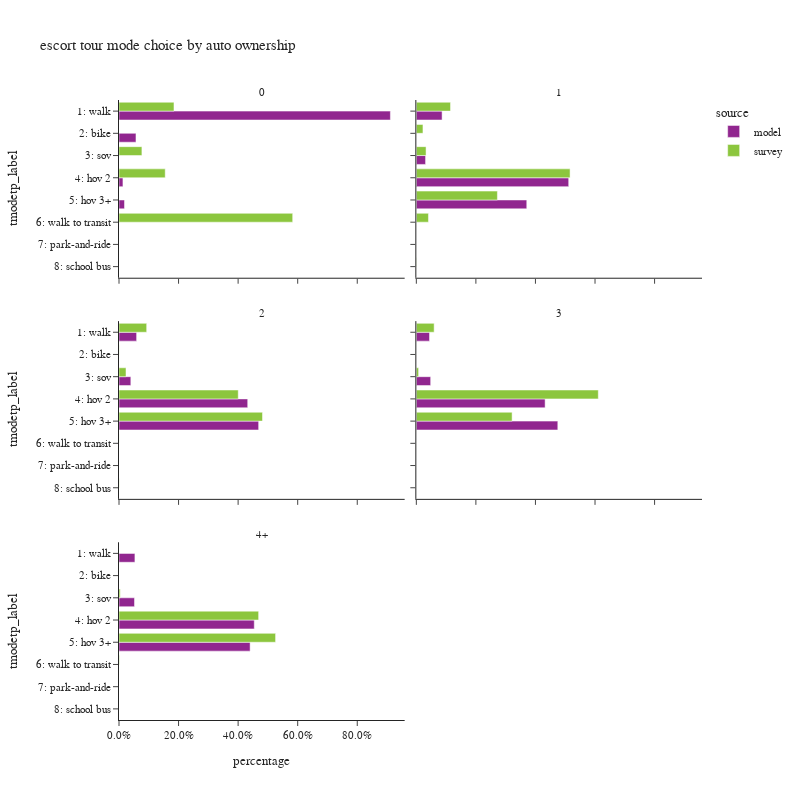

The notebook cell this image was saved under:
### Code cell
plot_mode_choice(es_tour.loc[es_tour['auto_ownership_4+']!="-1"],
                 "auto_ownership_4+",
                 {"auto_ownership_4+":["0","1","2","3","4+"],
                  "tmodetp_label":["1: walk","2: bike","3: sov","4: hov 2","5: hov 3+","6: walk to transit",
                                   "7: park-and-ride","8: school bus","9: other–survey only"]},
                 "auto ownership",2,800)

### Figure 1 — Plotly figure (JSON) as saved in the notebook; plotly's stock layout.template omitted (floating-point values rounded to 4 significant figures)
{"data": [{"alignmentgroup": "True", "customdata": [[73747], [4614], [1071], [1496]], "hovertemplate": "source=model<br>auto_ownership_4+=0<br>percentage=%{x}<br>tmodetp_label=%{y}<br>sample count=%{customdata[0]}<extra></extra>", "legendgroup": "model", "marker": {"color": "#91268F", "pattern": {"shape": ""}}, "name": "model", "offsetgroup": "model", "orientation": "h", "showlegend": true, "textposition": "auto", "type": "bar", "x": [0.9113, 0.05701, 0.01323, 0.01849], "xaxis": "x5", "y": ["1: walk", "2: bike", "4: hov 2", "5: hov 3+"], "yaxis": "y5"}, {"alignmentgroup": "True", "customdata": [[4], [1], [1], [4]], "hovertemplate": "source=survey<br>auto_ownership_4+=0<br>percentage=%{x}<br>tmodetp_label=%{y}<br>sample count=%{customdata[0]}<extra></extra>", "legendgroup": "survey", "marker": {"color": "#8CC63E", "pattern": {"shape": ""}}, "name": "survey", "offsetgroup": "survey", "orientation": "h", "showlegend": true, "textposition": "auto", "type": "bar", "x": [0.1846, 0.07694, 0.1552, 0.5832], "xaxis": "x5", "y": ["1: walk", "3: sov", "4: hov 2", "6: walk to transit"], "yaxis": "y5"}, {"alignmentgroup": "True", "customdata": [[17602], [3], [6313], [104112], [75462]], "hovertemplate": "source=model<br>auto_ownership_4+=1<br>percentage=%{x}<br>tmodetp_label=%{y}<br>sample count=%{customdata[0]}<extra></extra>", "legendgroup": "model", "marker": {"color": "#91268F", "pattern": {"shape": ""}}, "name": "model", "offsetgroup": "model", "orientation": "h", "showlegend": false, "textposition": "auto", "type": "bar", "x": [0.0865, 1.474e-05, 0.03102, 0.5116, 0.3708], "xaxis": "x6", "y": ["1: walk", "2: bike", "3: sov", "4: hov 2", "5: hov 3+"], "yaxis": "y6"}, {"alignmentgroup": "True", "customdata": [[40], [7], [13], [96], [55], [4], [2]], "hovertemplate": "source=survey<br>auto_ownership_4+=1<br>percentage=%{x}<br>tmodetp_label=%{y}<br>sample count=%{customdata[0]}<extra></extra>", "legendgroup": "survey", "marker": {"color": "#8CC63E", "pattern": {"shape": ""}}, "name": "survey", "offsetgroup": "survey", "orientation": "h", "showlegend": false, "textposition": "auto", "type": "bar", "x": [0.1148, 0.02227, 0.03268, 0.5162, 0.2722, 0.04074, 0.00104], "xaxis": "x6", "y": ["1: walk", "2: bike", "3: sov", "4: hov 2", "5: hov 3+", "6: walk to transit", "8: school bus"], "yaxis": "y6"}, {"alignmentgroup": "True", "customdata": [[18567], [9], [12458], [135592], [147120]], "hovertemplate": "source=model<br>auto_ownership_4+=2<br>percentage=%{x}<br>tmodetp_label=%{y}<br>sample count=%{customdata[0]}<extra></extra>", "legendgroup": "model", "marker": {"color": "#91268F", "pattern": {"shape": ""}}, "name": "model", "offsetgroup": "model", "orientation": "h", "showlegend": false, "textposition": "auto", "type": "bar", "x": [0.05918, 2.869e-05, 0.03971, 0.4322, 0.4689], "xaxis": "x3", "y": ["1: walk", "2: bike", "3: sov", "4: hov 2", "5: hov 3+"], "yaxis": "y3"}, {"alignmentgroup": "True", "customdata": [[32], [4], [8], [149], [143], [1], [1]], "hovertemplate": "source=survey<br>auto_ownership_4+=2<br>percentage=%{x}<br>tmodetp_label=%{y}<br>sample count=%{customdata[0]}<extra></extra>", "legendgroup": "survey", "marker": {"color": "#8CC63E", "pattern": {"shape": ""}}, "name": "survey", "offsetgroup": "survey", "orientation": "h", "showlegend": false, "textposition": "auto", "type": "bar", "x": [0.09294, 0.000492, 0.02349, 0.4004, 0.4818, 0.0002728, 0.000557], "xaxis": "x3", "y": ["1: walk", "2: bike", "3: sov", "4: hov 2", "5: hov 3+", "6: walk to transit", "8: school bus"], "yaxis": "y3"}, {"alignmentgroup": "True", "customdata": [[6264], [3], [6807], [61137], [67164]], "hovertemplate": "source=model<br>auto_ownership_4+=3<br>percentage=%{x}<br>tmodetp_label=%{y}<br>sample count=%{customdata[0]}<extra></extra>", "legendgroup": "model", "marker": {"color": "#91268F", "pattern": {"shape": ""}}, "name": "model", "offsetgroup": "model", "orientation": "h", "showlegend": false, "textposition": "auto", "type": "bar", "x": [0.04431, 2.122e-05, 0.04815, 0.4324, 0.4751], "xaxis": "x4", "y": ["1: walk", "2: bike", "3: sov", "4: hov 2", "5: hov 3+"], "yaxis": "y4"}, {"alignmentgroup": "True", "customdata": [[4], [6], [30], [23]], "hovertemplate": "source=survey<br>auto_ownership_4+=3<br>percentage=%{x}<br>tmodetp_label=%{y}<br>sample count=%{customdata[0]}<extra></extra>", "legendgroup": "survey", "marker": {"color": "#8CC63E", "pattern": {"shape": ""}}, "name": "survey", "offsetgroup": "survey", "orientation": "h", "showlegend": false, "textposition": "auto", "type": "bar", "x": [0.05982, 0.00761, 0.611, 0.3216], "xaxis": "x4", "y": ["1: walk", "3: sov", "4: hov 2", "5: hov 3+"], "yaxis": "y4"}, {"alignmentgroup": "True", "customdata": [[4185], [1], [4073], [35558], [34463]], "hovertemplate": "source=model<br>auto_ownership_4+=4+<br>percentage=%{x}<br>tmodetp_label=%{y}<br>sample count=%{customdata[0]}<extra></extra>", "legendgroup": "model", "marker": {"color": "#91268F", "pattern": {"shape": ""}}, "name": "model", "offsetgroup": "model", "orientation": "h", "showlegend": false, "textposition": "auto", "type": "bar", "x": [0.05346, 1.277e-05, 0.05203, 0.4542, 0.4403], "xaxis": "x", "y": ["1: walk", "2: bike", "3: sov", "4: hov 2", "5: hov 3+"], "yaxis": "y"}, {"alignmentgroup": "True", "customdata": [[1], [13], [8], [1]], "hovertemplate": "source=survey<br>auto_ownership_4+=4+<br>percentage=%{x}<br>tmodetp_label=%{y}<br>sample count=%{customdata[0]}<extra></extra>", "legendgroup": "survey", "marker": {"color": "#8CC63E", "pattern": {"shape": ""}}, "name": "survey", "offsetgroup": "survey", "orientation": "h", "showlegend": false, "textposition": "auto", "type": "bar", "x": [0.004109, 0.4689, 0.5258, 0.001241], "xaxis": "x", "y": ["3: sov", "4: hov 2", "5: hov 3+", "6: walk to transit"], "yaxis": "y"}], "layout": {"annotations": [{"font": {}, "showarrow": false, "text": "4+", "x": 0.245, "xanchor": "center", "xref": "paper", "y": 0.2867, "yanchor": "bottom", "yref": "paper"}, {"font": {}, "showarrow": false, "text": "2", "x": 0.245, "xanchor": "center", "xref": "paper", "y": 0.6433, "yanchor": "bottom", "yref": "paper"}, {"font": {}, "showarrow": false, "text": "3", "x": 0.755, "xanchor": "center", "xref": "paper", "y": 0.6433, "yanchor": "bottom", "yref": "paper"}, {"font": {}, "showarrow": false, "text": "0", "x": 0.245, "xanchor": "center", "xref": "paper", "y": 1.0, "yanchor": "bottom", "yref": "paper"}, {"font": {}, "showarrow": false, "text": "1", "x": 0.755, "xanchor": "center", "xref": "paper", "y": 1.0, "yanchor": "bottom", "yref": "paper"}], "barmode": "group", "height": 800, "legend": {"title": {"text": "source"}, "tracegroupgap": 0}, "title": {"text": "escort tour mode choice by auto ownership"}, "width": 800, "xaxis": {"anchor": "y", "domain": [0.0, 0.49], "tickformat": ".1%", "title": {"text": "percentage"}}, "xaxis2": {"anchor": "y2", "domain": [0.51, 1.0], "matches": "x", "tickformat": ".1%", "title": {"text": "percentage"}}, "xaxis3": {"anchor": "y3", "domain": [0.0, 0.49], "matches": "x", "showticklabels": false, "tickformat": ".1%"}, "xaxis4": {"anchor": "y4", "domain": [0.51, 1.0], "matches": "x", "showticklabels": false, "tickformat": ".1%"}, "xaxis5": {"anchor": "y5", "domain": [0.0, 0.49], "matches": "x", "showticklabels": false, "tickformat": ".1%"}, "xaxis6": {"anchor": "y6", "domain": [0.51, 1.0], "matches": "x", "showticklabels": false, "tickformat": ".1%"}, "yaxis": {"anchor": "x", "categoryarray": ["9: other–survey only", "8: school bus", "7: park-and-ride", "6: walk to transit", "5: hov 3+", "4: hov 2", "3: sov", "2: bike", "1: walk"], "categoryorder": "array", "domain": [0.0, 0.2867], "title": {"text": "tmodetp_label"}}, "yaxis2": {"anchor": "x2", "domain": [0.0, 0.2867], "matches": "y", "showticklabels": false}, "yaxis3": {"anchor": "x3", "categoryarray": ["9: other–survey only", "8: school bus", "7: park-and-ride", "6: walk to transit", "5: hov 3+", "4: hov 2", "3: sov", "2: bike", "1: walk"], "categoryorder": "array", "domain": [0.3567, 0.6433], "matches": "y", "title": {"text": "tmodetp_label"}}, "yaxis4": {"anchor": "x4", "domain": [0.3567, 0.6433], "matches": "y", "showticklabels": false}, "yaxis5": {"anchor": "x5", "categoryarray": ["9: other–survey only", "8: school bus", "7: park-and-ride", "6: walk to transit", "5: hov 3+", "4: hov 2", "3: sov", "2: bike", "1: walk"], "categoryorder": "array", "domain": [0.7133, 1.0], "matches": "y", "title": {"text": "tmodetp_label"}}, "yaxis6": {"anchor": "x6", "domain": [0.7133, 1.0], "matches": "y", "showticklabels": false}}}
